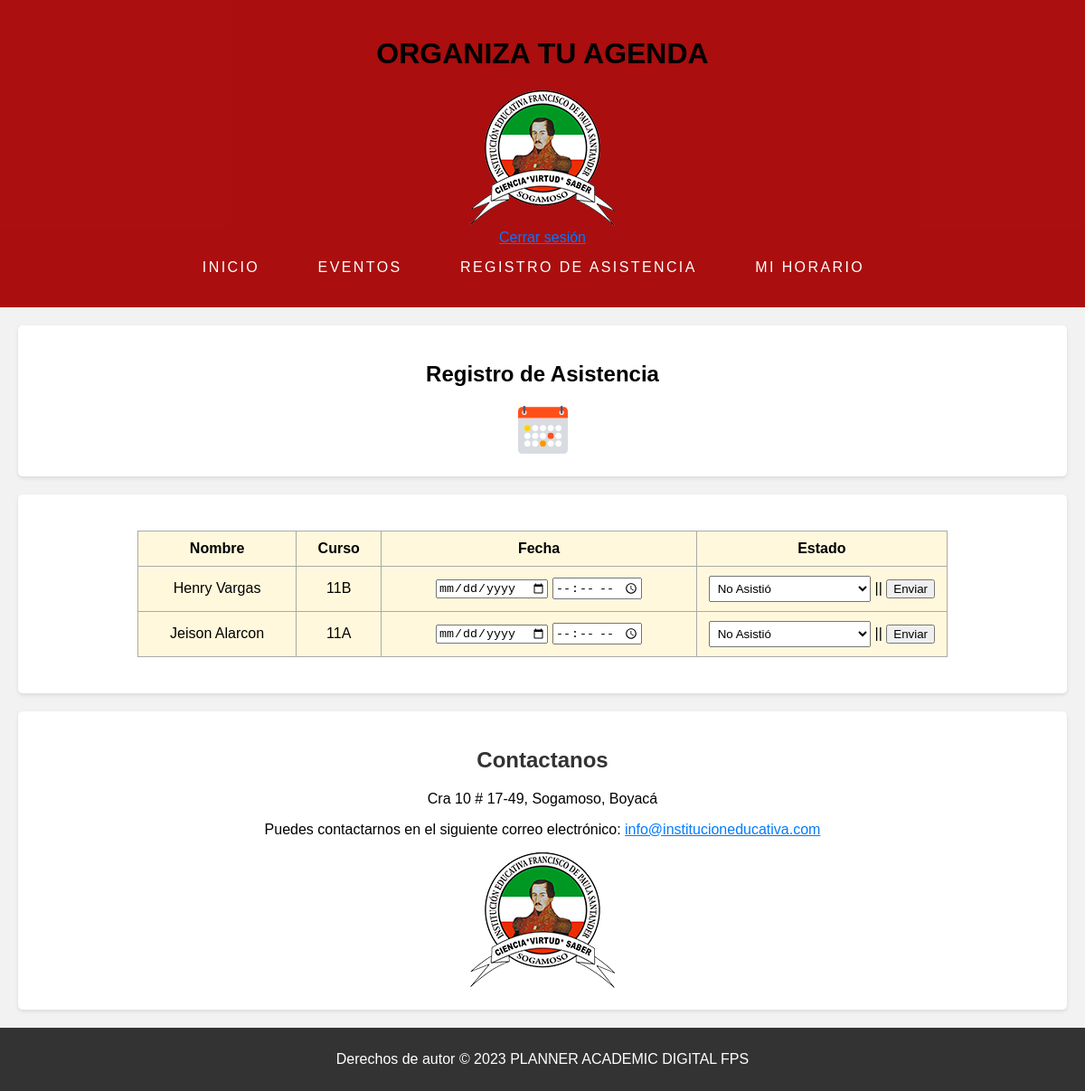
The page /asistencia.php on the database its author committed.
### tables this page shows
CREATE TABLE `estudiantes` (
  `id` int(11) NOT NULL,
  `nombres` varchar(255) NOT NULL,
  `apellidos` varchar(255) NOT NULL,
  `curso` varchar(255) NOT NULL
);

### asistencia.php (the view)
<?php
    include 'includes/header.php';
    include 'includes/nav.php';
    include 'includes/conect.php';
    $sql_estudiantes = "SELECT * FROM estudiantes";
    $result_estudiantes = $conn->query($sql_estudiantes);
    $sql_asistencia = "SELECT * FROM parametros WHERE tipo = 'asistencia'";
    $result_asistencia = $conn->query($sql_asistencia);
?>
    <section class="registro">
        <div class="container">
            <h1>Registro de Asistencia</h1>
            <div class="icono">
                <img src="iconos/calendar.svg" height="55px" width="55px" alt="iconos">
            </div>
        </div>
    </section>
    <section class="tabla">
        <table>
            <thead>
                <tr>
                    <th>Nombre</th>
                    <th>Curso</th>
                    <th>Fecha</th>
                    <th>Estado</th>
                </tr>
            </thead>
        <?php
            echo '<tbody>';
            while ($row_estudiantes = $result_estudiantes->fetch_assoc()) {
                echo '<tr>';
                echo '<td>' . $row_estudiantes['nombres'] . " " . $row_estudiantes['apellidos'] . '</td>';
                echo '<td>' . $row_estudiantes['curso'] . '</td>';
                echo '<td>
                        <input type="date" id="eventDate">
                        <input type="time" id="eventTime">
                      </td>';
                echo '<td> <select>';
                while ($row_asistencia = $result_asistencia->fetch_assoc()) {
                    echo '<option value=' . $row_asistencia['id'] . '>'. $row_asistencia['descripcion'] .'</option>';
                }
                echo '</select>';
                echo ' || ';
                echo '<button type="submit">Enviar</button>';
                echo '</td>';
                echo '</tr>';
                $result_asistencia->data_seek(0);
            }
            echo '</tbody>';
        ?>
        </table>
    </section>
    <?php
        include 'includes/footer.php';
    ?>
</body>
</html>

### css/styles.css (style rules this page uses)
body { font-family: Arial, sans-serif; margin: 0; padding: 0; }
section { background-color: #fff; padding: 20px; margin: 20px; border-radius: 5px; box-shadow: 0 2px 4px rgba(0, 0, 0, 0.1); }

### css/registro.css (style rules this page uses)
body { font-family: Arial, sans-serif; }
h1 { text-align: center; }
.icono { text-align: center; align-self: start; justify-content: flex-start; }
table { width: 80%; margin: 20px auto; border-collapse: collapse; background-color: cornsilk; }
table, th, td { border: 1px solid #aaa; }
th, td { padding: 10px; text-align: center; }
select { width: 70%; padding: 5px; }

### css/login.css (style rules this page uses)
body { font-family: Arial, sans-serif; background-color: #f2f2f2; }

### css/calendario.css (style rules this page uses)
body { font-family: Arial, sans-serif; }

### rows shown on the page
estudiantes: nombres "Henry", apellidos "Vargas", curso "11B"
estudiantes: nombres "Jeison", apellidos "Alarcon", curso "11A"

### other values the page prints
form field value "No Asistió"
